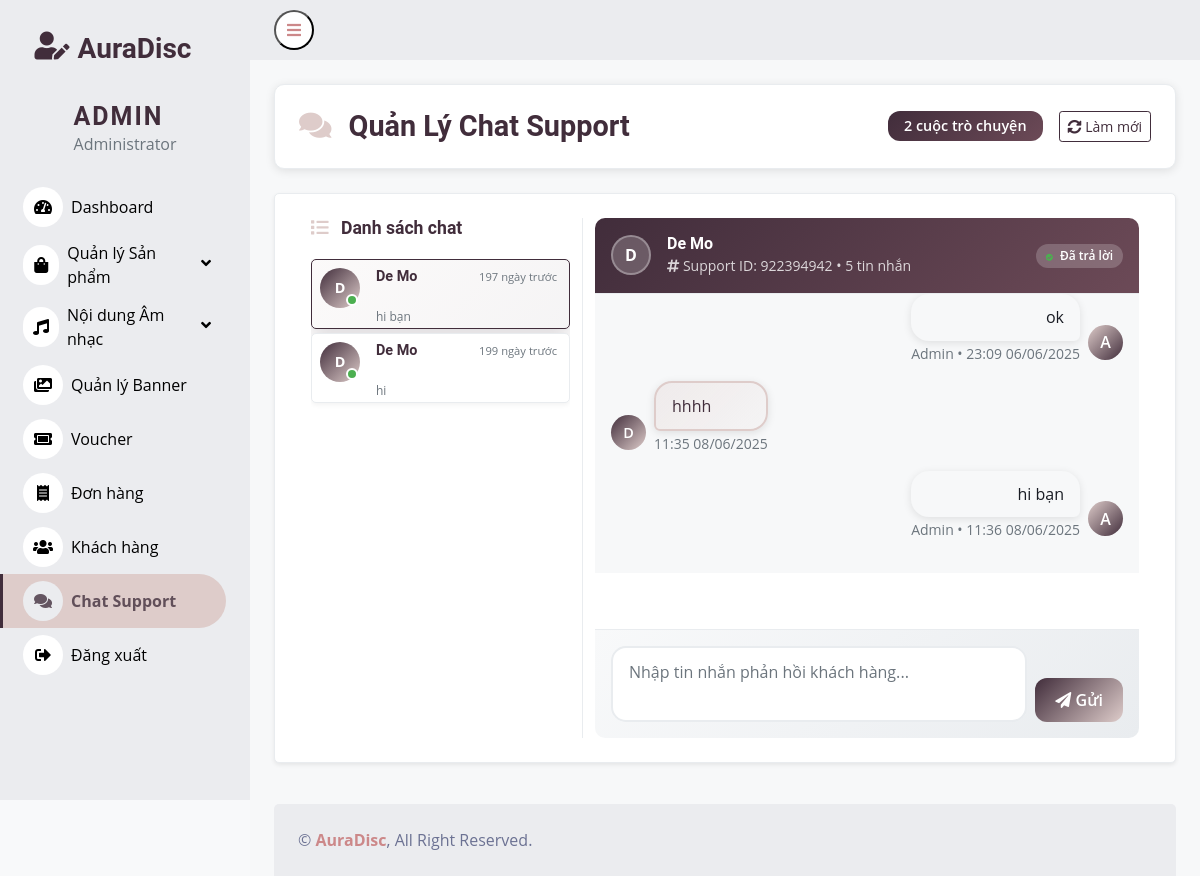
The app's page /admin/pages/customer_support/message/message.php with its own data.
### tables this page shows
CREATE TABLE `users` (
  `user_id` int(11) NOT NULL,
  `role_id` int(11) NOT NULL,
  `username` varchar(50) NOT NULL,
  `password` varchar(255) NOT NULL,
  `email` varchar(100) NOT NULL,
  `full_name` varchar(100) NOT NULL,
  `gender` enum('Nam','Nữ','Khác') NOT NULL,
  `phone` varchar(20) NOT NULL,
  `created_at` timestamp NOT NULL DEFAULT current_timestamp() ON UPDATE current_timestamp(),
  `balance` decimal(15,2) NOT NULL DEFAULT 0.00 COMMENT 'Số dư tài khoản của user',
  `address` text DEFAULT NULL COMMENT 'Địa chỉ chi tiết của user'
);

CREATE TABLE `support_replies` (
  `reply_id` int(11) NOT NULL,
  `support_id` int(11) NOT NULL,
  `admin_id` int(11) DEFAULT NULL,
  `user_id` int(11) DEFAULT NULL,
  `reply_message` longtext NOT NULL,
  `is_customer_reply` tinyint(1) NOT NULL DEFAULT 0,
  `created_at` timestamp NOT NULL DEFAULT current_timestamp()
);

### admin/pages/customer_support/message/message.php (the view, shortened to what this page needs)
<?php
require_once __DIR__.'/../../../../config/database.php';
function getChatSessions($conn) {
    $sql = "SELECT
                sr.support_id,
                u.full_name as customer_name,
                u.user_id,
                COUNT(sr.reply_id) as message_count,
                MAX(sr.created_at) as last_message_time,
                (SELECT reply_message FROM support_replies sr2
                 WHERE sr2.support_id = sr.support_id
                 ORDER BY created_at DESC LIMIT 1) as last_message,
                (SELECT is_customer_reply FROM support_replies sr3
                 WHERE sr3.support_id = sr.support_id
                 ORDER BY created_at DESC LIMIT 1) as last_message_is_customer,
                SUM(CASE WHEN sr.is_customer_reply = 1 AND sr.created_at > COALESCE(
                    (SELECT MAX(created_at) FROM support_replies sr3
                     WHERE sr3.support_id = sr.support_id AND sr3.is_customer_reply = 0), '2000-01-01'
                ) THEN 1 ELSE 0 END) as unread_count
            FROM support_replies sr
            LEFT JOIN users u ON sr.user_id = u.user_id
            WHERE sr.user_id IS NOT NULL
            GROUP BY sr.support_id, u.full_name, u.user_id
            ORDER BY last_message_time DESC";
    $result = $conn->query($sql);
    return $result ? $result->fetch_all(MYSQLI_ASSOC) : [];
}
function getChatMessages($conn, $support_id) {
    $sql = "SELECT
                sr.reply_id,
                sr.reply_message,
                sr.is_customer_reply,
                sr.created_at,
                u.full_name as customer_name
            FROM support_replies sr
            LEFT JOIN users u ON sr.user_id = u.user_id
            WHERE sr.support_id = ?
            ORDER BY sr.created_at ASC";
    $stmt = $conn->prepare($sql);
    $stmt->bind_param("i", $support_id);
    $stmt->execute();
    $result = $stmt->get_result();
    return $result ? $result->fetch_all(MYSQLI_ASSOC) : [];
}
$sessions = getChatSessions($conn);
$selected_id = isset($_GET['id']) ? intval($_GET['id']) : ($sessions[0]['support_id'] ?? 0);
$current_messages = $selected_id ? getChatMessages($conn, $selected_id) : [];
$current_session = null;
foreach ($sessions as $session) {
    if ($session['support_id'] == $selected_id) {
        $current_session = $session;
        break;
    }
}
function timeAgo($datetime) {
    $time = strtotime($datetime);
    $diff = time() - $time;
    return floor($diff/86400) . ' ngày trước';
}
?>
<!DOCTYPE html>
<html lang="vi">
<head>
    <link href="/WEB_MXH/admin/pages/dashboard/css/bootstrap.min.css" rel="stylesheet">
    <link href="https://cdnjs.cloudflare.com/ajax/libs/font-awesome/5.10.0/css/all.min.css" rel="stylesheet">
    <link href="/WEB_MXH/admin/pages/dashboard/css/style.css" rel="stylesheet">
    <link rel="stylesheet" href="message.css">
</head>
<body>
<div class="container-fluid position-relative d-flex p-0">
    <?php include __DIR__.'/../../dashboard/sidebar.php'; ?>
    <div class="content">
        <?php include __DIR__.'/../../dashboard/navbar.php'; ?>
        <div class="container-fluid pt-4 px-4" style="background:rgb(247, 251, 255); min-height: calc(100vh - 80px);">
            <div class="header-section mb-4">
                <div class="d-flex justify-content-between align-items-center">
                    <h2 class="mb-0" style="color: #412d3b; font-weight: 700; font-size: 1.8rem;">
                        <i class="fas fa-comments" style="color: #deccca; margin-right: 10px;"></i>
                        Quản Lý Chat Support
                    </h2>
                    <div class="d-flex align-items-center gap-3">
                        <span class="badge bg-primary px-3 py-2" style="font-size: 0.9rem;"><?= count($sessions) ?> cuộc trò chuyện</span>
                        <button class="btn btn-outline-primary btn-sm" onclick="refreshPage()">
                            <i class="fas fa-sync-alt"></i> Làm mới
                        </button>
                    </div>
                </div>
            </div>
            <div class="bg-white rounded p-4 mb-4 shadow-sm" style="border: 1px solid #e9ecef;">
                <div class="row" style="height: 65vh;">
                    <div class="col-md-4 border-end">
                        <div class="d-flex justify-content-between align-items-center mb-3">
                            <h5 class="mb-0" style="color: #412d3b; font-weight: 700;">
                                <i class="fas fa-list" style="color: #deccca; margin-right: 8px;"></i> Danh sách chat
                            </h5>
                        </div>
                        <div style="height: calc(100% - 50px); max-height: 320px; overflow-y: auto;">
                            <?php if (empty($sessions)): ?>
                                <div class="text-center text-muted py-5">
                                    <i class="fas fa-comments fa-3x mb-3"></i>
                                    <p>Chưa có cuộc trò chuyện nào</p>
                                </div>
                            <?php else: ?>
                                <?php foreach($sessions as $session): ?>
                                <div class="session-item p-3 mb-2 rounded <?= $session['support_id'] == $selected_id ? 'active' : '' ?>"
                                     onclick="selectSession(<?= $session['support_id'] ?>)" style="cursor: pointer;">
                                    <div class="d-flex align-items-start">
                                        <div class="session-avatar me-3">
                                            <div class="rounded-circle d-flex align-items-center justify-content-center"
                                                 style="width:40px;height:40px;background:linear-gradient(135deg, #412d3b 0%, #deccca 100%);color:white;font-weight:700;font-size:0.9em;">
                                                <?= strtoupper(substr($session['customer_name'] ?? 'U', 0, 1)) ?>
                                            </div>
                                        </div>
                                        <div class="flex-grow-1 min-width-0">
                                            <div class="d-flex justify-content-between align-items-center mb-1">
                                                <h6 class="mb-0 text-truncate" style="font-weight: 600; color: #412d3b; max-width: 150px;">
                                                    <?= htmlspecialchars($session['customer_name'] ?? 'Khách hàng') ?>
                                                </h6>
                                                <small class="text-muted" style="flex-shrink: 0;"><?= timeAgo($session['last_message_time']) ?></small>
                                            </div>
                                            <p class="mb-1 text-muted small text-truncate" style="max-width: 200px;">
                                                <?= htmlspecialchars(substr($session['last_message'], 0, 35)) ?><?= strlen($session['last_message']) > 35 ? '...' : '' ?>
                                            </p>
                                        </div>
                                    </div>
                                </div>
                                <?php endforeach; ?>
                            <?php endif; ?>
                        </div>
                    </div>
                    <div class="col-md-8 d-flex flex-column">
                        <?php if ($current_session): ?>
                            <div class="chat-header p-3 border-bottom" style="background: linear-gradient(135deg, #412d3b 0%, #6c4a57 100%); color: white;">
                                <div class="d-flex align-items-center">
                                    <div class="rounded-circle me-3 d-flex align-items-center justify-content-center"
                                         style="width:40px;height:40px;background:rgba(255,255,255,0.2);color:white;font-weight:700;border:2px solid rgba(255,255,255,0.3);">
                                        <?= strtoupper(substr($current_session['customer_name'] ?? 'U', 0, 1)) ?>
                                    </div>
                                    <div class="flex-grow-1">
                                        <h6 class="mb-0" style="font-weight: 600; color: white;">
                                            <?= htmlspecialchars($current_session['customer_name'] ?? 'Khách hàng') ?>
                                        </h6>
                                        <small style="color: rgba(255,255,255,0.8);">
                                            <i class="fas fa-hashtag"></i> Support ID: <?= $current_session['support_id'] ?>
                                            • <?= $current_session['message_count'] ?> tin nhắn
                                        </small>
                                    </div>
                                    <div class="text-end">
                                        <?php if ($current_session['last_message_is_customer'] == 1): ?>
                                            <span class="badge bg-warning text-dark mb-1">
                                                <i class="fas fa-exclamation-triangle me-1"></i>
                                                Chưa trả lời
                                            </span>
                                        <?php else: ?>
                                            <span class="badge" style="background: rgba(255,255,255,0.2); color: white;">
                                                <i class="fas fa-check-circle me-1" style="font-size: 0.6em; color: #4caf50;"></i>
                                                Đã trả lời
                                            </span>
                                        <?php endif; ?>
                                    </div>
                                </div>
                            </div>
                            <div class="chat-messages flex-grow-1 p-3" id="chat-box" style="background:#f8f9fa; overflow-y: auto;">
                                <?php foreach($current_messages as $msg): ?>
                                    <div class="message-item mb-3 d-flex <?= $msg['is_customer_reply'] ? '' : 'justify-content-end' ?>">
                                        <?php if ($msg['is_customer_reply']): ?>
                                            <div class="message-avatar me-2">
                                                <div class="rounded-circle d-flex align-items-center justify-content-center"
                                                     style="width:35px;height:35px;background:linear-gradient(135deg, #412d3b 0%, #deccca 100%);color:white;font-weight:600;font-size:0.9em;">
                                                    <?= strtoupper(substr($msg['customer_name'] ?? 'U', 0, 1)) ?>
                                                </div>
                                            </div>
                                            <div class="message-content">
                                                <div class="message-bubble customer-message">
                                                    <?= nl2br(htmlspecialchars($msg['reply_message'])) ?>
                                                </div>
                                                <small class="text-muted">
                                                    <?= date('H:i d/m/Y', strtotime($msg['created_at'])) ?>
                                                </small>
                                            </div>
                                        <?php else: ?>
                                            <div class="message-content text-end">
                                                <div class="message-bubble admin-message">
                                                    <?= nl2br(htmlspecialchars($msg['reply_message'])) ?>
                                                </div>
                                                <small class="text-muted">
                                                    Admin • <?= date('H:i d/m/Y', strtotime($msg['created_at'])) ?>
                                                </small>
                                            </div>
                                            <div class="message-avatar ms-2">
                                                <div class="rounded-circle d-flex align-items-center justify-content-center"
                                                     style="width:35px;height:35px;background:linear-gradient(135deg, #deccca 0%, #412d3b 100%);color:white;font-weight:600;">
                                                    A
                                                </div>
                                            </div>
                                        <?php endif; ?>
                                    </div>
                                <?php endforeach; ?>
                            </div>
                            <div class="chat-input border-top p-3" style="background: linear-gradient(135deg, #f8f9fa 0%, #e9ecef 100%);">
                                <form method="POST" class="d-flex align-items-end gap-2">
                                    <div class="flex-grow-1">
                                        <textarea name="message" class="form-control" rows="2"
                                                placeholder="Nhập tin nhắn phản hồi khách hàng..."
                                                required style="resize: none; border: 2px solid #e9ecef; border-radius: 15px; padding: 12px 16px; background: white;"></textarea>
                                    </div>
                                    <button type="submit" class="btn" style="background: linear-gradient(135deg, #412d3b 0%, #deccca 100%); color: white; border: none; border-radius: 12px; padding: 10px 20px; font-weight: 600;">
                                        <i class="fas fa-paper-plane"></i> Gửi
                                    </button>
                                </form>
                            </div>
                        <?php endif; ?>
                    </div>
                </div>
            </div>
        </div>
        <?php include __DIR__.'/../../dashboard/footer.php'; ?>
    </div>
</div>
</body>
</html>

### admin/pages/dashboard/css/style.css (style rules this page uses)
:root { --primary: #eb1616; --secondary: #ebecef; --light: #000000; --dark: #ffffff; }
.btn { transition: 0.5s; }
.content { margin-left: 250px; min-height: 100vh; background: #f7f8f9; transition: 0.5s; }
@media (min-width: 992px) { .content { width: calc(100% - 250px); } }
h6.mb-0 { color: #412d3b !important; }

### records on screen
users: full_name "D", full_name "De Mo", last_message_time "197 ngày trước", last_message "hi bạn", last_message_time "199 ngày trước", last_message "hi"
support_replies: reply_message "ok", created_at "23:09 06/06/2025"
support_replies: user.full_name "D", reply_message "hhhh", created_at "11:35 08/06/2025"
support_replies: reply_message "hi bạn", created_at "11:36 08/06/2025"

### other values on screen
count($sessions) "2"
$current_session['support_id'] "922394942"
$current_session['message_count'] "5"
